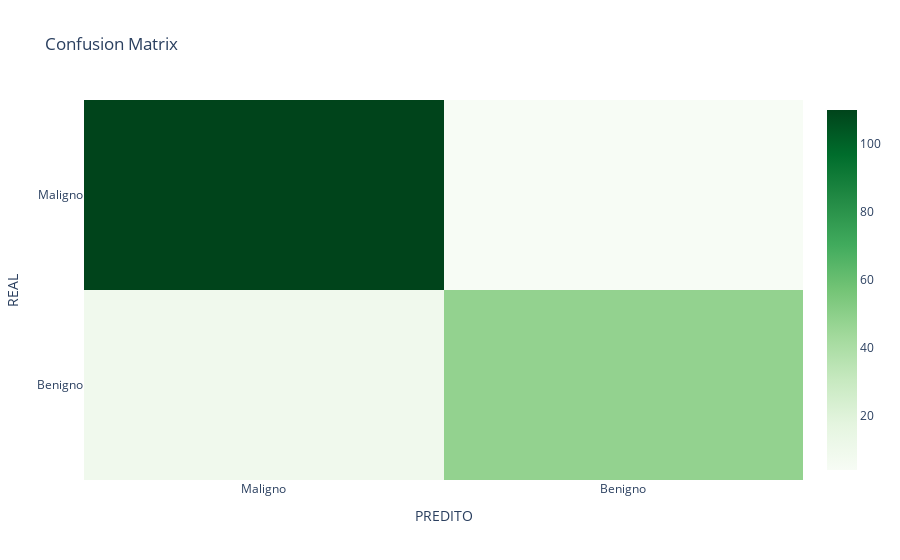

Write notebook code for a chart like this one.
### Markdown cell above
# Implementando RFE

### Code cell
from sklearn.feature_selection import RFE

SEED = 123143
random.seed(SEED)

treino_x, teste_x, treino_y, teste_y = train_test_split(
    valores_exames_tratados, diagnostico, test_size=0.3
)

classificador = RandomForestClassifier(n_estimators=100)
classificador.fit(treino_x, treino_y)

selecionador_rfe = RFE(estimator=classificador, n_features_to_select=5, step=1)
selecionador_rfe.fit(treino_x, treino_y)

treino_rfe = selecionador_rfe.transform(treino_x)
teste_rfe = selecionador_rfe.transform(teste_x)

classificador.fit(treino_rfe, treino_y)
print(f"Acurácia após RFE: {classificador.score(teste_rfe, teste_y) * 100:.2f}%")

matriz_confusao = confusion_matrix(teste_y, classificador.predict(teste_rfe))
plot_confusion_matrix(matriz_confusao)

### Figure 1 — Plotly figure (JSON) as saved in the notebook; plotly's stock layout.template omitted (floating-point values rounded to 4 significant figures)
{"data": [{"colorscale": [[0, "rgb(247,252,245)"], [0.125, "rgb(229,245,224)"], [0.25, "rgb(199,233,192)"], [0.375, "rgb(161,217,155)"], [0.5, "rgb(116,196,118)"], [0.625, "rgb(65,171,93)"], [0.75, "rgb(35,139,69)"], [0.875, "rgb(0,109,44)"], [1, "rgb(0,68,27)"]], "hovertemplate": "REAL: %{y}<br>PREDITO: %{x}<br>QUANTIDADE: %{z}", "name": "", "type": "heatmap", "x": ["Maligno", "Benigno"], "y": ["Benigno", "Maligno"], "z": [[9, 48], [110, 4]]}], "layout": {"title": {"text": "Confusion Matrix"}, "xaxis": {"title": {"text": "PREDITO"}}, "yaxis": {"title": {"text": "REAL"}}}}
